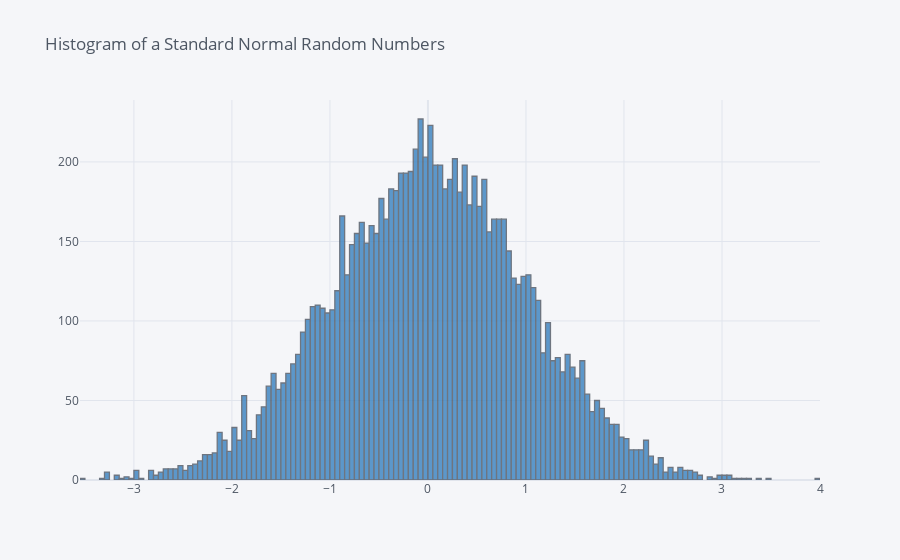

The notebook cell this image was saved under:
### Markdown cell above
### Histogram of Psuedo Random Numbers

### Code cell
pd.DataFrame(np.random.standard_normal(10000)).iplot(kind='histogram',
                                                   title = 'Histogram of a Standard Normal Random Numbers', 
                                                   color ='blue' )

### Figure 1 — Plotly figure (JSON) as saved in the notebook; plotly's stock layout.template omitted (floating-point values rounded to 4 significant figures; data arrays with more than 128 entries replaced by an {"elided": "..."} marker saying what was removed)
{"data": [{"histfunc": "count", "histnorm": "", "marker": {"color": "rgba(55, 128, 191, 1.0)", "line": {"color": "#4D5663", "width": 1.3}}, "name": "0", "opacity": 0.8, "orientation": "v", "type": "histogram", "x": {"elided": "10000 float values"}}], "layout": {"barmode": "overlay", "legend": {"bgcolor": "#F5F6F9", "font": {"color": "#4D5663"}}, "paper_bgcolor": "#F5F6F9", "plot_bgcolor": "#F5F6F9", "title": {"font": {"color": "#4D5663"}, "text": "Histogram of a Standard Normal Random Numbers"}, "xaxis": {"gridcolor": "#E1E5ED", "showgrid": true, "tickfont": {"color": "#4D5663"}, "title": {"font": {"color": "#4D5663"}, "text": ""}, "zerolinecolor": "#E1E5ED"}, "yaxis": {"gridcolor": "#E1E5ED", "showgrid": true, "tickfont": {"color": "#4D5663"}, "title": {"font": {"color": "#4D5663"}, "text": ""}, "zerolinecolor": "#E1E5ED"}}}
